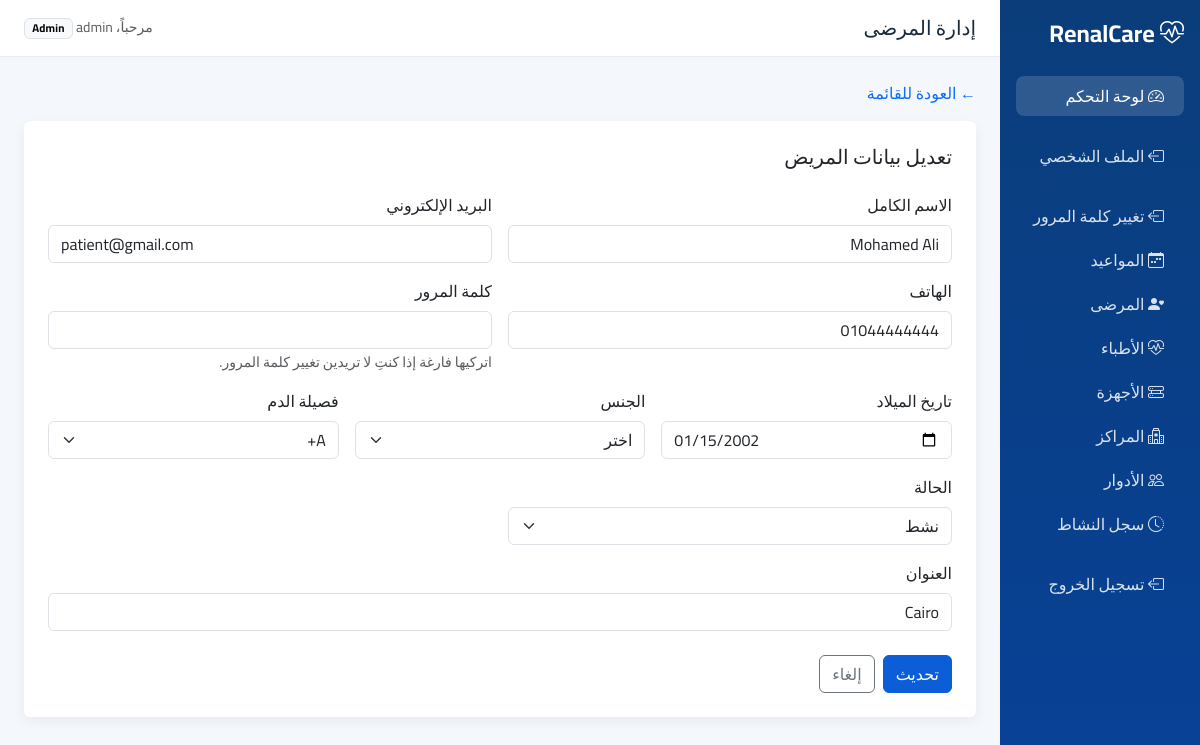
Screenshot of /admin-patient-form.php?id=1 (signed in) with the database file from the repository.
### tables this page shows
CREATE TABLE `patients` (
  `id` int(11) NOT NULL,
  `user_id` int(11) DEFAULT NULL,
  `full_name` varchar(100) DEFAULT NULL,
  `phone` varchar(20) DEFAULT NULL,
  `blood_type` varchar(5) DEFAULT NULL,
  `gender` enum('Male','Female') DEFAULT NULL,
  `birth_date` date DEFAULT NULL,
  `address` text DEFAULT NULL,
  `status` enum('active','inactive') DEFAULT 'active'
);

CREATE TABLE `users` (
  `id` int(11) NOT NULL,
  `username` varchar(100) NOT NULL,
  `email` varchar(100) NOT NULL,
  `password` varchar(255) NOT NULL,
  `role` enum('admin','doctor','patient') NOT NULL,
  `image` varchar(255) DEFAULT 'default.png',
  `created_at` timestamp NOT NULL DEFAULT current_timestamp()
);

### admin-patient-form.php (the view, shortened to what this page needs)
<?php
require_once("config/database.php");
$is_edit = false;
$full_name = "";
$email = "";
$phone = "";
$blood_type = "";
$birth_date = "";
$address = "";
$status = "active";
if (isset($_GET['id'])) {
    $patient_id = $_GET['id'];
    $is_edit = true;
    $query = "SELECT patients.*, users.email
              FROM patients
              INNER JOIN users ON patients.user_id = users.id
              WHERE patients.id = '$patient_id'";
    $result = mysqli_query($conn, $query);
    if (mysqli_num_rows($result) == 1) {
        $row = mysqli_fetch_assoc($result);
        $full_name = $row['full_name'];
        $email = $row['email'];
        $phone = $row['phone'];
        $blood_type = $row['blood_type'];
        $birth_date = $row['birth_date'];
        $address = $row['address'];
        $status = $row['status'];
    } else {
        header("Location: admin-patients.php");
        exit;
    }
}
?>
<?php include "includes/head.php"; ?>
<body>
<div class="container-fluid">
    <div class="row">
        <?php include("includes/sidebar.php"); ?>
        <main class="col-md-9 col-lg-10 p-0">
            <?php include("includes/topbar.php"); ?>
            <div class="p-4">
                <div class="mb-3">
                    <a
                        href="admin-patients.php"
                        class="text-decoration-none">
                        ← العودة للقائمة
                    </a>
                </div>
                <div class="card p-4">
                    <h2 class="h5 mb-4">
                        <?= $is_edit ? "تعديل بيانات المريض" : "إضافة مريض جديد"; ?>
                    </h2>
                    <form action="" method="post">
                        <div class="row g-3">
                            <div class="col-md-6">
                                <label class="form-label">
                                    الاسم الكامل
                                </label>
                                <input
                                    type="text"
                                    name="full_name"
                                    class="form-control"
                                    value="<?= htmlspecialchars($full_name); ?>"
                                    required>
                            </div>
                            <div class="col-md-6">
                                <label class="form-label">
                                    البريد الإلكتروني
                                </label>
                                <input
                                    type="email"
                                    name="email"
                                    class="form-control"
                                    value="<?= htmlspecialchars($email); ?>"
                                    required>
                            </div>
                            <div class="col-md-6">
                                <label class="form-label">
                                    الهاتف
                                </label>
                                <input
                                    type="text"
                                    name="phone"
                                    class="form-control"
                                    value="<?= htmlspecialchars($phone); ?>">
                            </div>
                            <div class="col-md-6">
                                <label class="form-label">
                                    كلمة المرور
                                </label>
                                <input
                                    type="password"
                                    name="password"
                                    class="form-control"
                                    <?= !$is_edit ? "required" : ""; ?>>
                                <?php if ($is_edit): ?>
                                    <small class="text-muted">
                                        اتركيها فارغة إذا كنتِ لا تريدين تغيير كلمة المرور.
                                    </small>
                                <?php endif; ?>
                            </div>
                            <div class="col-md-4">
                                <label class="form-label">
                                    تاريخ الميلاد
                                </label>
                                <input
                                    type="date"
                                    name="birth_date"
                                    class="form-control"
                                    value="<?= htmlspecialchars($birth_date); ?>">
                            </div>
                            <div class="col-md-4">
                                <label class="form-label">
                                    الجنس
                                </label>
                                <select
                                    name="gender"
                                    class="form-select">
                                    <option value="">
                                        اختر
                                    </option>
                                </select>
                            </div>
                            <div class="col-md-4">
                                <label class="form-label">
                                    فصيلة الدم
                                </label>
                                <select
                                    name="blood_type"
                                    class="form-select">
                                    <option value="A+" <?= $blood_type == "A+" ? "selected" : ""; ?>>
                                        A+
                                    </option>
                                </select>
                            </div>
                            <div class="col-md-6">
                                <label class="form-label">
                                    الحالة
                                </label>
                                <select
                                    name="status"
                                    class="form-select">
                                    <option
                                        value="active"
                                        <?= $status == "active" ? "selected" : ""; ?>>
                                        نشط
                                    </option>
                                </select>
                            </div>
                            <div class="col-12">
                                <label class="form-label">
                                    العنوان
                                </label>
                                <input
                                    type="text"
                                    name="address"
                                    class="form-control"
                                    value="<?= htmlspecialchars($address); ?>">
                            </div>
                        </div>
                        <div class="mt-4 d-flex gap-2">
                            <button
                                type="submit"
                                name="submit"
                                class="btn btn-primary">
                                <?= $is_edit ? "تحديث" : "حفظ"; ?>
                            </button>
                            <a
                                href="admin-patients.php"
                                class="btn btn-outline-secondary">
                                إلغاء
                            </a>
                        </div>
                    </form>
                </div>
            </div>
        </main>
    </div>
</div>
</body>
</html>

### assets/css/app.css (style rules this page uses)
:root { --kc-primary: #0b5ed7; --kc-primary-dark: #084298; --kc-bg: #f4f7fb; --kc-sidebar: #0a3d7a; --kc-card: #ffffff; --kc-text: #1a2b3c; --kc-muted: #6c757d; }
body { font-family: "Cairo", system-ui, sans-serif; background: var(--kc-bg); color: var(--kc-text); }
.card { border: 0; box-shadow: 0 0.25rem 0.75rem rgba(10, 61, 122, 0.06); }
.btn-primary { background-color: var(--kc-primary); border-color: var(--kc-primary); }

### rows the page displays
patients: full_name "Mohamed Ali", email "patient@gmail.com", phone "01044444444", birth_date "01/15/2002", blood_type "A+", status "نشط", address "Cairo"

### other values shown
$title "إدارة المرضى"
$_SESSION['user_name'] "admin"
